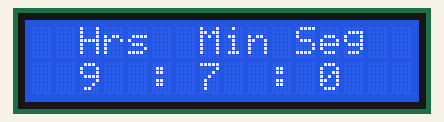
Bench run of a sketch on a simulated Arduino Uno, built with avr-gcc and run on an emulated ATmega328P. Parts: 16×2 character LCD.

Above: at 0.1 s.
At 4.1 s:
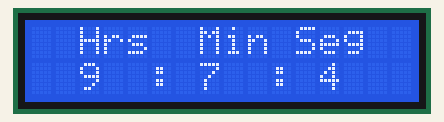
At 9.2 s:
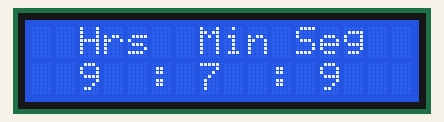
At 19.2 s:
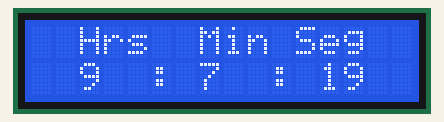
At 28.3 s:
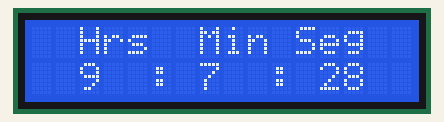
At 38.3 s:
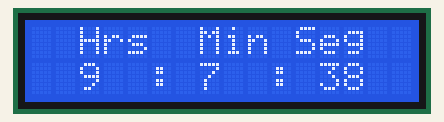

Measured:
- what the display in image 1 shows lasts 1.0 s, from 4.1 s to 5.1 s

The sketch:

deber_reloj.ino
```cpp
/*UNIVERSIDAD TÉCNICA DEL NORTE
   FICA-CIERCOM
   ALEXANDER ICHAU

   Realizar un reloj mediante el uso de timers con el menor coste computacional
*/
#include <LiquidCrystal.h>   //usamos esta libreria para que pueda funcionar el LCD
#include <LowPower.h>
#include <LiquidCrystal.h>
#include <avr/sleep.h>
#include <avr/power.h>
#include <MsTimer2.h>
LiquidCrystal lcd(8,9,10,11,12,13);
int ss = 00;   //inicializamos los segundos en 0
int mm = 07;  //ponemos los minutos que son ahora, justo en el instante
int hh = 9;  // lo mismo, la hora

void setup()
{
   Serial.begin(9600);
  lcd.begin(16,2);    //esta funcion signifca empezar
}

void loop()
{

 reloj();
 dormir();
}
void reloj(){ for(ss=0;ss<60;ss++){     //los segs van de 0 a 60 una y otra vez y durante este periodo:
    lcd.clear();            //esta funcion nos permite borrar la pantalla
    lcd.setCursor(2,0);     //columna 2, fila primera
    lcd.print("Hrs");       //nos imprime los caracteres de horas en  el LCD

    lcd.setCursor(2,1);     //columna 2, fila segunda
    lcd.print(hh);

    lcd.setCursor(5,1);     //columna 5, fila segunda
    lcd.print(":");

    lcd.setCursor(7,0);
    lcd.print("Min");

    lcd.setCursor(7,1);
    lcd.print(mm);

    lcd.setCursor(10,1);
    lcd.print(":");

    lcd.setCursor(11,0);
    lcd.print("Seg");

    lcd.setCursor(12,1);
    lcd.print(ss);

    delay(1000);
  }
    if(ss > 59){     //si los segundos pasan a 60, automaticamente
      ss = 00;       //los segundos vuelven a 0
      mm = mm+1;}    //se aumenta los minutos una unidad cada vez

      if(mm > 59){   //si los minutos pasan a 60, automaticamente
        mm = 00;     //los minutos vuelven 0
        hh = hh+1;}  //se aumenta la hora en una unidad cada vez

        if (hh == 24){  //si llega a 24, automaticamente
          hh = 00;      //pasa todo a 0
          mm = 00;
          ss = 00;
    }}
    void dormir(){
//power_adc_enable ();
power_spi_enable ();
power_usart0_enable ();
power_timer0_enable ();
power_twi_enable ();}
```
